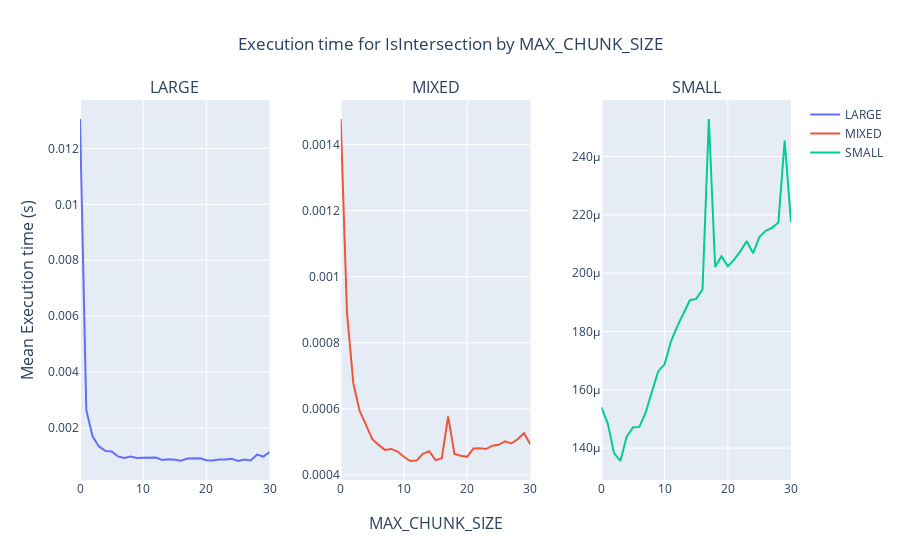
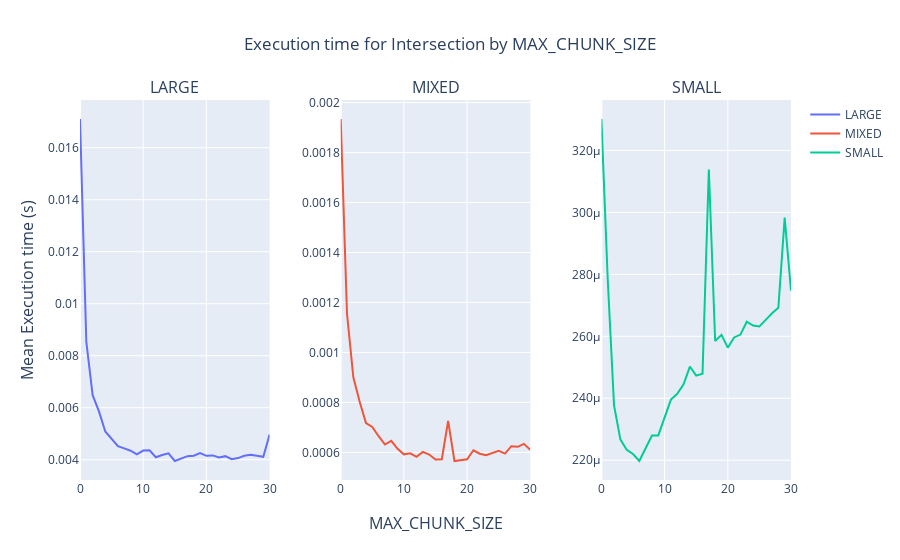

Notebook code cell kept with these figures, in order:
### Code cell
from plotly.subplots import make_subplots

for idx, df in enumerate([d_cnt_size_df[d_cnt_size_df['predicate'] == True], 
                          d_cnt_size_df[d_cnt_size_df['predicate'] == False]]): #Loop through predicate and not predicate intersection seperately
        df = df[['total_time', "context", "delta_size"]]
        df = df.groupby(["delta_size", "context"]).mean()
        df.reset_index(inplace=True)
        
        contexts = list(df.context.unique())
        context_idxs = {"LARGE": 1, "MIXED": 2, "SMALL": 3}

        fig = make_subplots(rows=1, cols=3, subplot_titles=(contexts), horizontal_spacing=0.1, x_title="MAX_CHUNK_SIZE", y_title="Mean Execution time (s)")

        for context in contexts:
                curr_context_df = df[(df['context'] == context)]
                fig.add_trace(go.Scatter(x=curr_context_df.delta_size.values, y=curr_context_df.total_time.values,
                                        mode='lines',
                                        name="{}".format(context)),row=1, col=context_idxs[context])
        
        if idx == 0:
                fig.update_layout(title="Execution time for IsIntersection by MAX_CHUNK_SIZE",title_x=0.5)
        else:
                fig.update_layout(title="Execution time for Intersection by MAX_CHUNK_SIZE",title_x=0.5)


        fig.show()

### Figure 1 — Plotly figure (JSON) as saved in the notebook; plotly's stock layout.template omitted (floating-point values rounded to 4 significant figures)
{"data": [{"mode": "lines", "name": "LARGE", "type": "scatter", "x": [0, 1, 2, 3, 4, 5, 6, 7, 8, 9, 10, 11, 12, 13, 14, 15, 16, 17, 18, 19, 20, 21, 22, 23, 24, 25, 26, 27, 28, 29, 30], "xaxis": "x", "y": [0.01305, 0.002638, 0.0017, 0.001345, 0.001186, 0.001162, 0.0009896, 0.000934, 0.0009804, 0.0009313, 0.00094, 0.0009404, 0.0009457, 0.0008585, 0.0008855, 0.0008718, 0.0008312, 0.0009106, 0.0009111, 0.0009207, 0.0008496, 0.0008402, 0.0008775, 0.0008741, 0.0009004, 0.0008237, 0.0008732, 0.0008405, 0.00105, 0.0009817, 0.001141], "yaxis": "y"}, {"mode": "lines", "name": "MIXED", "type": "scatter", "x": [0, 1, 2, 3, 4, 5, 6, 7, 8, 9, 10, 11, 12, 13, 14, 15, 16, 17, 18, 19, 20, 21, 22, 23, 24, 25, 26, 27, 28, 29, 30], "xaxis": "x2", "y": [0.001477, 0.0008899, 0.0006771, 0.0005937, 0.0005516, 0.0005083, 0.0004909, 0.0004758, 0.0004787, 0.0004706, 0.000455, 0.0004421, 0.0004433, 0.000464, 0.0004715, 0.0004448, 0.0004506, 0.0005773, 0.0004635, 0.0004578, 0.0004547, 0.0004799, 0.0004805, 0.0004783, 0.0004885, 0.0004912, 0.0005014, 0.0004951, 0.000508, 0.0005263, 0.0004928], "yaxis": "y2"}, {"mode": "lines", "name": "SMALL", "type": "scatter", "x": [0, 1, 2, 3, 4, 5, 6, 7, 8, 9, 10, 11, 12, 13, 14, 15, 16, 17, 18, 19, 20, 21, 22, 23, 24, 25, 26, 27, 28, 29, 30], "xaxis": "x3", "y": [0.000154, 0.0001485, 0.0001383, 0.0001356, 0.0001439, 0.0001471, 0.0001473, 0.0001521, 0.0001594, 0.0001664, 0.0001687, 0.0001765, 0.0001817, 0.0001861, 0.0001907, 0.0001912, 0.0001944, 0.0002529, 0.0002021, 0.0002058, 0.0002023, 0.0002046, 0.0002076, 0.000211, 0.0002068, 0.0002124, 0.0002145, 0.0002156, 0.0002174, 0.0002455, 0.0002176], "yaxis": "y3"}], "layout": {"annotations": [{"font": {"size": 16}, "showarrow": false, "text": "LARGE", "x": 0.1333, "xanchor": "center", "xref": "paper", "y": 1, "yanchor": "bottom", "yref": "paper"}, {"font": {"size": 16}, "showarrow": false, "text": "MIXED", "x": 0.5, "xanchor": "center", "xref": "paper", "y": 1, "yanchor": "bottom", "yref": "paper"}, {"font": {"size": 16}, "showarrow": false, "text": "SMALL", "x": 0.8667, "xanchor": "center", "xref": "paper", "y": 1, "yanchor": "bottom", "yref": "paper"}, {"font": {"size": 16}, "showarrow": false, "text": "MAX_CHUNK_SIZE", "x": 0.5, "xanchor": "center", "xref": "paper", "y": 0, "yanchor": "top", "yref": "paper", "yshift": -30}, {"font": {"size": 16}, "showarrow": false, "text": "Mean Execution time (s)", "textangle": -90, "x": 0, "xanchor": "right", "xref": "paper", "xshift": -40, "y": 0.5, "yanchor": "middle", "yref": "paper"}], "title": {"text": "Execution time for IsIntersection by MAX_CHUNK_SIZE", "x": 0.5}, "xaxis": {"anchor": "y", "domain": [0, 0.2667]}, "xaxis2": {"anchor": "y2", "domain": [0.3667, 0.6333]}, "xaxis3": {"anchor": "y3", "domain": [0.7333, 1]}, "yaxis": {"anchor": "x", "domain": [0, 1]}, "yaxis2": {"anchor": "x2", "domain": [0, 1]}, "yaxis3": {"anchor": "x3", "domain": [0, 1]}}}

### Figure 2 — Plotly figure (JSON) as saved in the notebook; plotly's stock layout.template omitted (floating-point values rounded to 4 significant figures)
{"data": [{"mode": "lines", "name": "LARGE", "type": "scatter", "x": [0, 1, 2, 3, 4, 5, 6, 7, 8, 9, 10, 11, 12, 13, 14, 15, 16, 17, 18, 19, 20, 21, 22, 23, 24, 25, 26, 27, 28, 29, 30], "xaxis": "x", "y": [0.0171, 0.008534, 0.006484, 0.005858, 0.005086, 0.004794, 0.004524, 0.004435, 0.004346, 0.004208, 0.004352, 0.004361, 0.004095, 0.004183, 0.004245, 0.003952, 0.004042, 0.004138, 0.004156, 0.004256, 0.004151, 0.004167, 0.004086, 0.004138, 0.004023, 0.004064, 0.004152, 0.004187, 0.00415, 0.004113, 0.00497], "yaxis": "y"}, {"mode": "lines", "name": "MIXED", "type": "scatter", "x": [0, 1, 2, 3, 4, 5, 6, 7, 8, 9, 10, 11, 12, 13, 14, 15, 16, 17, 18, 19, 20, 21, 22, 23, 24, 25, 26, 27, 28, 29, 30], "xaxis": "x2", "y": [0.001934, 0.001154, 0.0009008, 0.0008027, 0.0007175, 0.000702, 0.0006647, 0.0006314, 0.0006462, 0.0006141, 0.0005921, 0.0005961, 0.0005825, 0.0006019, 0.0005913, 0.0005714, 0.0005725, 0.0007265, 0.0005655, 0.0005696, 0.0005726, 0.0006085, 0.0005946, 0.0005891, 0.0005973, 0.0006064, 0.0005951, 0.0006248, 0.0006222, 0.0006342, 0.00061], "yaxis": "y2"}, {"mode": "lines", "name": "SMALL", "type": "scatter", "x": [0, 1, 2, 3, 4, 5, 6, 7, 8, 9, 10, 11, 12, 13, 14, 15, 16, 17, 18, 19, 20, 21, 22, 23, 24, 25, 26, 27, 28, 29, 30], "xaxis": "x3", "y": [0.0003302, 0.0002784, 0.0002377, 0.0002267, 0.0002233, 0.000222, 0.0002197, 0.000224, 0.000228, 0.000228, 0.0002338, 0.0002396, 0.0002414, 0.0002445, 0.0002502, 0.0002473, 0.0002479, 0.0003139, 0.0002585, 0.0002605, 0.0002563, 0.0002596, 0.0002606, 0.0002647, 0.0002635, 0.0002632, 0.0002653, 0.0002675, 0.0002692, 0.0002983, 0.0002747], "yaxis": "y3"}], "layout": {"annotations": [{"font": {"size": 16}, "showarrow": false, "text": "LARGE", "x": 0.1333, "xanchor": "center", "xref": "paper", "y": 1, "yanchor": "bottom", "yref": "paper"}, {"font": {"size": 16}, "showarrow": false, "text": "MIXED", "x": 0.5, "xanchor": "center", "xref": "paper", "y": 1, "yanchor": "bottom", "yref": "paper"}, {"font": {"size": 16}, "showarrow": false, "text": "SMALL", "x": 0.8667, "xanchor": "center", "xref": "paper", "y": 1, "yanchor": "bottom", "yref": "paper"}, {"font": {"size": 16}, "showarrow": false, "text": "MAX_CHUNK_SIZE", "x": 0.5, "xanchor": "center", "xref": "paper", "y": 0, "yanchor": "top", "yref": "paper", "yshift": -30}, {"font": {"size": 16}, "showarrow": false, "text": "Mean Execution time (s)", "textangle": -90, "x": 0, "xanchor": "right", "xref": "paper", "xshift": -40, "y": 0.5, "yanchor": "middle", "yref": "paper"}], "title": {"text": "Execution time for Intersection by MAX_CHUNK_SIZE", "x": 0.5}, "xaxis": {"anchor": "y", "domain": [0, 0.2667]}, "xaxis2": {"anchor": "y2", "domain": [0.3667, 0.6333]}, "xaxis3": {"anchor": "y3", "domain": [0.7333, 1]}, "yaxis": {"anchor": "x", "domain": [0, 1]}, "yaxis2": {"anchor": "x2", "domain": [0, 1]}, "yaxis3": {"anchor": "x3", "domain": [0, 1]}}}
